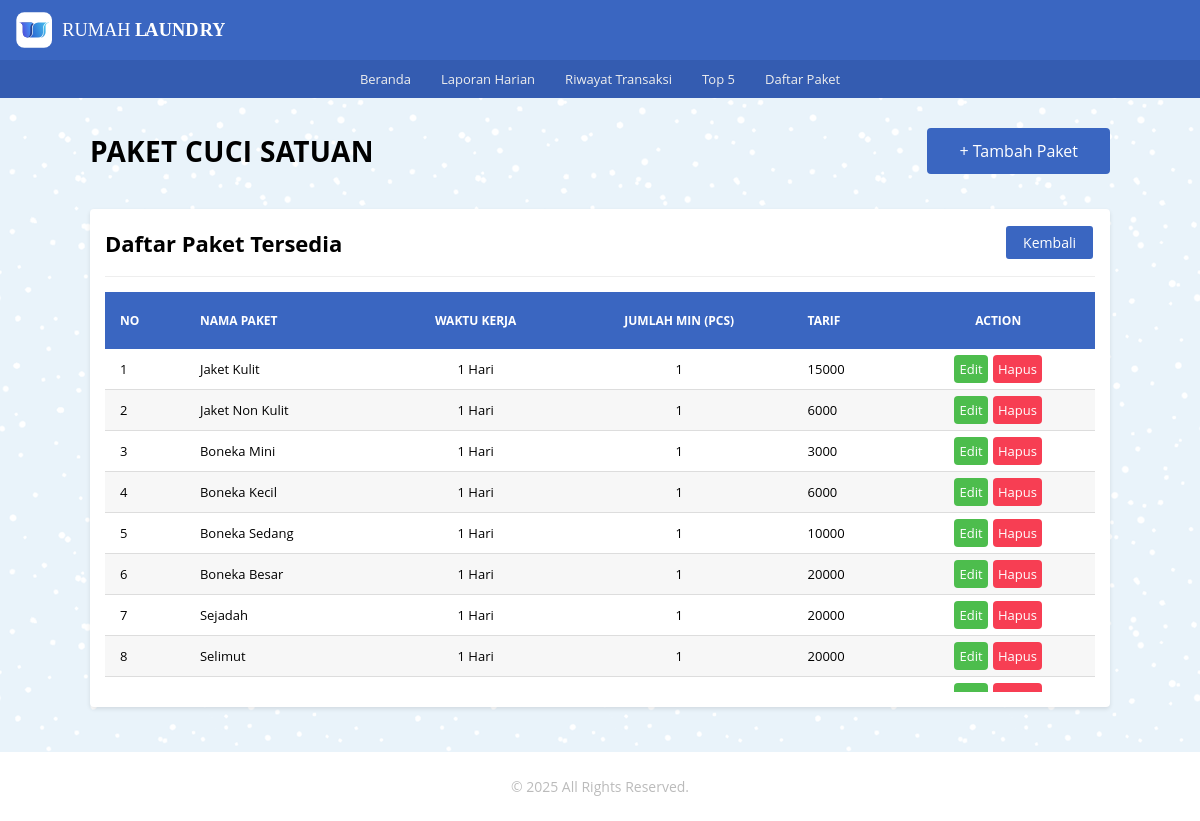
Screenshot of /paket/pkt_cs/pkt_cs.php with the database file from the repository.
### tables this page shows
CREATE TABLE `tb_cuci_satuan` (
  `id_cs` int(11) NOT NULL,
  `nama_cs` varchar(100) NOT NULL,
  `waktu_kerja_cs` varchar(20) NOT NULL,
  `kuantitas_cs` int(11) NOT NULL,
  `tarif_cs` int(11) NOT NULL,
  `keterangan_cs` text NOT NULL
);

### _functions.php (called while the page is built, shortened)
<?php
$host	= 'localhost';
$user = 'root';
$pass	= '';
$db	= 'laundry_app';
$koneksi = mysqli_connect($host,$user,$pass,$db);
function query($query){
	global $koneksi;
	$result = mysqli_query($koneksi, $query);
	$rows = [];
	while ($row = mysqli_fetch_assoc($result)) {
		$rows[] = $row;
	}
	return $rows;
}
function url($url = null){
	$url_utama = "http://localhost/rumah_laundry_6";
	if ($url != null) {
		return $url_utama . '/' . $url;
	}else{
		return $url_utama;
	}
}

### paket/pkt_cs/pkt_cs.php (the view)
<?php
   require_once('../../_header.php');
   $data_cs = query('SELECT * FROM tb_cuci_satuan');
?>
<div id="pkt_cs" class="main-content">
		<div class="container">
			<div class="baris">
				<div class="selamat-datang">
					<div class="col-header">
						<h2 class="judul-md">Paket Cuci Satuan</h2>
               </div>
					<div class="col-header txt-right">
						<a href="<?=url('paket/pkt_cs/tambah.php')?>" class="btn-lg bg-primary">+ Tambah Paket</a>
					</div>
				</div>
			</div>
			<div class="baris">
				<div class="col">
					<div class="card">
						<div class="card-title card-flex">
							<div class="card-col">
								<h2>Daftar Paket Tersedia</h2>
							</div>
							<div class="card-col txt-right">
								<a href="<?=url('paket/paket.php')?>" class="btn-xs bg-primary">Kembali</a>
							</div>
						</div>
						<div class="card-body">
							<div class="tabel-kontainer">
								<table class="tabel-transaksi">
									<thead>
										<tr>
											<th class="sticky">No</th>
											<th class="sticky">Nama Paket</th>
											<th class="sticky" style="text-align: center;">Waktu Kerja</th>
											<th class="sticky" style="text-align: center;">Jumlah Min (Pcs)</th>
											<th class="sticky">Tarif</th>
											<th class="sticky" style="text-align: center;">Action</th>
										</tr>
									</thead>
									<tbody>
										<?php $no = 1; ?>
										<?php foreach($data_cs as $cs) : ?>
											<tr>
												<td><?= $no ?></td>
												<td><?= $cs['nama_cs'] ?></td>
                                    <td align="center"><?= $cs['waktu_kerja_cs'] ?></td>
                                    <td align="center"><?= $cs['kuantitas_cs'] ?></td>
												<td><?= $cs['tarif_cs'] ?></td>
												<td align="center">
													<a href="<?=url('paket/pkt_cs/edit.php')?>?id_cs=<?=$cs['id_cs']?>" class="btn btn-edit">Edit</a>
													<a href="<?=url('paket/pkt_cs/hapus.php')?>?id_cs=<?=$cs['id_cs']?>" onclick="return confirm('Yakin akan menghapus?');"  class="btn btn-hapus">Hapus</a>
												</td>
											</tr>
											<?php $no++ ?>
										<?php endforeach; ?>
									</tbody>
								</table>
							</div>
						</div>
					</div>
				</div>
			</div>
		</div>
	</div>
<?php require_once('../../_footer.php') ?>

### _assets/css/style.css (style rules this page uses)
* { margin: 0; padding: 0; box-sizing: border-box; }
html,body { width: 100%; max-width: 100%; position: relative; font-family: 'Open sans', sans-serif; display: flex; flex-direction: column; background-image: url(../img/blue-snow.png); overflow-x: hidden; }
.txt-right { text-align: right; }
h2 { font-size: 22px; }
.main-content { display: flex; flex-direction: column; }
.container { display: flex; flex-direction: column; width: 1080px; max-width: 100%; margin: auto; padding: 0 15px; min-height: 20px; }
.baris { position: relative; margin: 0px; display: flex; flex-direction: row; flex-wrap: wrap; }
.selamat-datang { width: 100%; display: flex; flex-direction: row; flex-wrap: wrap; align-items: center; justify-content: space-between; padding: 0 15px; margin: 30px 0 20px 0; }
.selamat-datang .col-header { flex: 1; }
.selamat-datang .col-header .judul-md { font-size: 28px; text-transform: uppercase; letter-spacing: .3px; }
.selamat-datang .col-header a { display: inline-block; color: #fff; text-decoration: none; }
.btn-lg { padding: 10px 30px; border-radius: 4px; }
.bg-primary { border: 2px solid #3a66c1; color: #ffffff; background-color: #3a66c1; }
.col { flex: 1; }
.card { background-color: #fff; margin: 15px; padding: 15px; border-radius: 4px; box-shadow: 0 2px 4px rgba(0,0,0,0.10); }
.card-body { position: relative; }
.card-title { padding-bottom: 15px; margin-bottom: 15px; border-bottom: 1px solid #eeeeee; }
.card-flex { display: flex; flex-direction: row; align-items: center; justify-content: space-between; }
.card-col { flex: 1; }
.tabel-kontainer { display: block; width: 100%; height: 400px; position: relative; overflow-x: auto; overflow-y: auto; }
.tabel-transaksi { border: 0; border-collapse: collapse; width: 100%; }
.tabel-transaksi thead { color: #ffffff; }
.tabel-transaksi thead th { text-transform: uppercase; font-size: 12px; text-align: left; padding: 20px 15px; background-color: #3a66c1; }
.sticky { position: sticky; top: 0; }
.tabel-transaksi tbody tr { border-bottom: 1px solid #dddddd; }
.tabel-transaksi tbody tr:nth-child(even) { background-color: #f7f7f7; }
.tabel-transaksi tbody tr:last-child { border-bottom: 0; }
.tabel-transaksi tbody tr td { padding: 5px 15px; font-size: 13px; }
.btn { display: inline-block; text-decoration: none; padding: 5px; margin: 1px; border-radius: 4px; }
.btn-edit { background-color: #4dbd4d; color: #ffffff; }
.btn-hapus { background-color: #f73e53; color: #ffffff; }
.btn-xs { font-size: 14px; display: inline-block; text-decoration: none; padding: 5px 15px; margin: 2px; border-radius: 3px; cursor: pointer; }

### rows the page displays
tb_cuci_satuan: nama_cs "Jaket Kulit", waktu_kerja_cs "1 Hari", kuantitas_cs "1", tarif_cs "15000"
tb_cuci_satuan: nama_cs "Jaket Non Kulit", waktu_kerja_cs "1 Hari", kuantitas_cs "1", tarif_cs "6000"
tb_cuci_satuan: nama_cs "Boneka Mini", waktu_kerja_cs "1 Hari", kuantitas_cs "1", tarif_cs "3000"
tb_cuci_satuan: nama_cs "Boneka Kecil", waktu_kerja_cs "1 Hari", kuantitas_cs "1", tarif_cs "6000"
tb_cuci_satuan: nama_cs "Boneka Sedang", waktu_kerja_cs "1 Hari", kuantitas_cs "1", tarif_cs "10000"
tb_cuci_satuan: nama_cs "Boneka Besar", waktu_kerja_cs "1 Hari", kuantitas_cs "1", tarif_cs "20000"
tb_cuci_satuan: nama_cs "Sejadah", waktu_kerja_cs "1 Hari", kuantitas_cs "1", tarif_cs "20000"
tb_cuci_satuan: nama_cs "Selimut", waktu_kerja_cs "1 Hari", kuantitas_cs "1", tarif_cs "20000"
